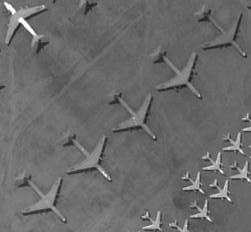
%> input picture MATLAB/planes_ui/planes1.bmp, 251 x 232 px
$ octave missing_planes.m   (GNU Octave 9; MATLAB toolbox functions it lacks are replaced by stand-ins)
%> lines starting %> are read from the running program, lines starting %| are printed output that depends on the picture; in (x1, y1, x2, y2) boxes, pixels count from 0 and x2, y2 are one past the last pixel; in counts of white or black regions, pixels touching at a corner belong together; the program's own positions count from 1
%Missing Planes - Eric Sanacore

%Clear workspace, set colormap to gray
colormap('gray');

%Reads in and displays picture of planes 'Before'
beforePicture = imread('planes1.bmp');
%> beforePicture is the input picture: size 232x251 uint8; min 23, max 255, mean 106.4
subplot(4,1,1);
imagesc(beforePicture);
axis off;
title BEFORE;

%Reads in and displays picture of planes 'After'
afterPicture = imread('planes2.bmp');
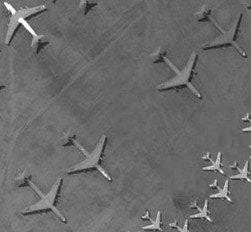
%> input picture MATLAB/planes_ui/planes2.bmp, 251 x 232 px
%> afterPicture is the input picture: size 232x251 uint8; min 17, max 255, mean 106.3
subplot(4,1,2);
imagesc(afterPicture);
axis off;
title AFTER;

%Displays the difference of the two picture, with maximum point
differencePicture = beforePicture - afterPicture;
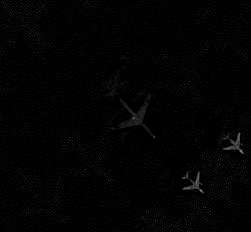
%> differencePicture: size 232x251 uint8; min 0, max 129, mean 2.8
subplot(4,1,3);
imagesc(differencePicture);
hold on
maximum = max(max(differencePicture));
%> maximum = 129
[x,y] = find(differencePicture==maximum)
%> x = 191; y = 201
plot(y,x,'r.')
txt = 'max';
text(y+5,x+5,txt,'Color','red','FontSize',8)
axis off;
title DIFFERENCE;


%Displays thresholded black and white
threshold = (.15*maximum)
%> threshold = 19
thresholdArray = (differencePicture >= threshold);
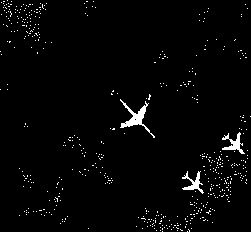
%> thresholdArray: size 232x251 logical; 2.3% white; 508 white regions (505 under 20 px), largest, box (x1, y1, x2, y2) and area: (120, 99, 155, 138) 313, (222, 132, 245, 154) 187, (182, 171, 204, 194) 175
subplot(4,1,4);
imagesc(thresholdArray);
axis off;
title THRESHOLD;
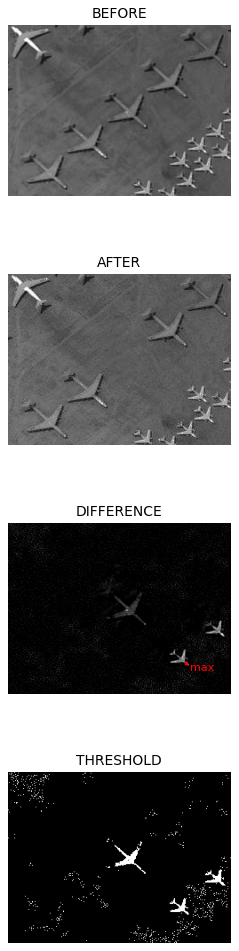
%> figure redrawn from the program's plot data, 4 panels
